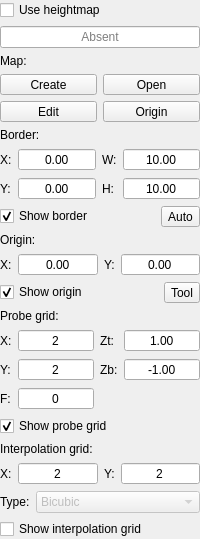
             <widget class="QWidget" name="widgetHeightMap" native="true">
              <layout class="QVBoxLayout" name="verticalLayout_15">
               <property name="leftMargin">
                <number>0</number>
               </property>
               <property name="topMargin">
                <number>0</number>
               </property>
               <property name="rightMargin">
                <number>0</number>
               </property>
               <property name="bottomMargin">
                <number>0</number>
               </property>
               <item>
                <widget class="QCheckBox" name="chkHeightMapUse">
                 <property name="text">
                  <string>Use heightmap</string>
                 </property>
                </widget>
               </item>
               <item>
                <widget class="QLineEdit" name="txtHeightMap">
                 <property name="focusPolicy">
                  <enum>Qt::NoFocus</enum>
                 </property>
                 <property name="acceptDrops">
                  <bool>false</bool>
                 </property>
                 <property name="text">
                  <string/>
                 </property>
                 <property name="alignment">
                  <set>Qt::AlignCenter</set>
                 </property>
                 <property name="readOnly">
                  <bool>true</bool>
                 </property>
                 <property name="placeholderText">
                  <string>Absent</string>
                 </property>
                </widget>
               </item>
               <item>
                <layout class="QHBoxLayout" name="horizontalLayout_22">
                 <item>
                  <widget class="QLabel" name="label_15">
                   <property name="text">
                    <string>Map:</string>
                   </property>
                  </widget>
                 </item>
                </layout>
               </item>
               <item>
                <layout class="QGridLayout" name="gridLayout_8">
                 <item row="0" column="2">
                  <widget class="StyledToolButton" name="cmdHeightMapLoad">
                   <property name="sizePolicy">
                    <sizepolicy hsizetype="Preferred" vsizetype="Fixed">
                     <horstretch>0</horstretch>
                     <verstretch>0</verstretch>
                    </sizepolicy>
                   </property>
                   <property name="text">
                    <string>Open</string>
                   </property>
                  </widget>
                 </item>
                 <item row="0" column="0">
                  <widget class="StyledToolButton" name="cmdHeightMapCreate">
                   <property name="sizePolicy">
                    <sizepolicy hsizetype="Preferred" vsizetype="Fixed">
                     <horstretch>0</horstretch>
                     <verstretch>0</verstretch>
                    </sizepolicy>
                   </property>
                   <property name="text">
                    <string>Create</string>
                   </property>
                  </widget>
                 </item>
                 <item row="1" column="0">
                  <widget class="StyledToolButton" name="cmdHeightMapMode">
                   <property name="sizePolicy">
                    <sizepolicy hsizetype="Preferred" vsizetype="Fixed">
                     <horstretch>0</horstretch>
                     <verstretch>0</verstretch>
                    </sizepolicy>
                   </property>
                   <property name="text">
                    <string>Edit</string>
                   </property>
                   <property name="checkable">
                    <bool>true</bool>
                   </property>
                  </widget>
                 </item>
                 <item row="1" column="2">
                  <widget class="StyledToolButton" name="cmdHeightMapOrigin">
                   <property name="sizePolicy">
                    <sizepolicy hsizetype="Preferred" vsizetype="Fixed">
                     <horstretch>0</horstretch>
                     <verstretch>0</verstretch>
                    </sizepolicy>
                   </property>
                   <property name="toolTip">
                    <string>Move toolhead to heightmap origin</string>
                   </property>
                   <property name="text">
                    <string>Origin</string>
                   </property>
                  </widget>
                 </item>
                </layout>
               </item>
               <item>
                <widget class="QWidget" name="widgetHeightmapSettings" native="true">
                 <layout class="QVBoxLayout" name="verticalLayout_7">
                  <property name="leftMargin">
                   <number>0</number>
                  </property>
                  <property name="topMargin">
                   <number>0</number>
                  </property>
                  <property name="rightMargin">
                   <number>0</number>
                  </property>
                  <property name="bottomMargin">
                   <number>0</number>
                  </property>
                  <item>
                   <layout class="QVBoxLayout" name="verticalLayout_18">
                    <item>
                     <widget class="QLabel" name="label_5">
                      <property name="text">
                       <string>Border:</string>
                      </property>
                     </widget>
                    </item>
                    <item>
                     <layout class="QGridLayout" name="gridLayout">
                      <item row="0" column="0">
                       <widget class="QLabel" name="label_6">
                        <property name="text">
                         <string>X:</string>
                        </property>
                       </widget>
                      </item>
                      <item row="0" column="1">
                       <widget class="QDoubleSpinBox" name="txtHeightMapBorderX">
                        <property name="sizePolicy">
                         <sizepolicy hsizetype="Expanding" vsizetype="Fixed">
                          <horstretch>0</horstretch>
                          <verstretch>0</verstretch>
                         </sizepolicy>
                        </property>
                        <property name="locale">
                         <locale language="C" country="AnyCountry"/>
                        </property>
                        <property name="alignment">
                         <set>Qt::AlignCenter</set>
                        </property>
                        <property name="buttonSymbols">
                         <enum>QAbstractSpinBox::NoButtons</enum>
                        </property>
                        <property name="minimum">
                         <double>-9999.000000000000000</double>
                        </property>
                        <property name="maximum">
                         <double>9999.000000000000000</double>
                        </property>
                       </widget>
                      </item>
                      <item row="1" column="3">
                       <widget class="QDoubleSpinBox" name="txtHeightMapBorderHeight">
                        <property name="sizePolicy">
                         <sizepolicy hsizetype="Expanding" vsizetype="Fixed">
                          <horstretch>0</horstretch>
                          <verstretch>0</verstretch>
                         </sizepolicy>
                        </property>
                        <property name="locale">
                         <locale language="C" country="AnyCountry"/>
                        </property>
                        <property name="alignment">
                         <set>Qt::AlignCenter</set>
                        </property>
                        <property name="buttonSymbols">
                         <enum>QAbstractSpinBox::NoButtons</enum>
                        </property>
                        <property name="minimum">
                         <double>-9999.000000000000000</double>
                        </property>
                        <property name="maximum">
                         <double>9999.000000000000000</double>
                        </property>
                        <property name="value">
                         <double>10.000000000000000</double>
                        </property>
                       </widget>
                      </item>
                      <item row="1" column="2">
                       <widget class="QLabel" name="label_9">
                        <property name="text">
                         <string>H:</string>
                        </property>
                       </widget>
                      </item>
                      <item row="1" column="1">
                       <widget class="QDoubleSpinBox" name="txtHeightMapBorderY">
                        <property name="sizePolicy">
                         <sizepolicy hsizetype="Expanding" vsizetype="Fixed">
                          <horstretch>0</horstretch>
                          <verstretch>0</verstretch>
                         </sizepolicy>
                        </property>
                        <property name="locale">
                         <locale language="C" country="AnyCountry"/>
                        </property>
                        <property name="alignment">
                         <set>Qt::AlignCenter</set>
                        </property>
                        <property name="buttonSymbols">
                         <enum>QAbstractSpinBox::NoButtons</enum>
                        </property>
                        <property name="minimum">
                         <double>-9999.000000000000000</double>
                        </property>
                        <property name="maximum">
                         <double>9999.000000000000000</double>
                        </property>
                       </widget>
                      </item>
                      <item row="1" column="0">
                       <widget class="QLabel" name="label_7">
                        <property name="text">
                         <string>Y:</string>
                        </property>
                       </widget>
                      </item>
                      <item row="0" column="2">
                       <widget class="QLabel" name="label_8">
                        <property name="text">
                         <string>W:</string>
                        </property>
                       </widget>
                      </item>
                      <item row="0" column="3">
                       <widget class="QDoubleSpinBox" name="txtHeightMapBorderWidth">
                        <property name="sizePolicy">
                         <sizepolicy hsizetype="Expanding" vsizetype="Fixed">
                          <horstretch>0</horstretch>
                          <verstretch>0</verstretch>
                         </sizepolicy>
                        </property>
                        <property name="locale">
                         <locale language="C" country="AnyCountry"/>
                        </property>
                        <property name="alignment">
                         <set>Qt::AlignCenter</set>
                        </property>
                        <property name="buttonSymbols">
                         <enum>QAbstractSpinBox::NoButtons</enum>
                        </property>
                        <property name="minimum">
                         <double>-9999.000000000000000</double>
                        </property>
                        <property name="maximum">
                         <double>9999.000000000000000</double>
                        </property>
                        <property name="value">
                         <double>10.000000000000000</double>
                        </property>
                       </widget>
                      </item>
                     </layout>
                    </item>
                    <item>
                     <layout class="QHBoxLayout" name="horizontalLayout_18">
                      <item>
                       <widget class="QCheckBox" name="chkHeightMapBorderShow">
                        <property name="text">
                         <string>Show border</string>
                        </property>
                        <property name="checked">
                         <bool>true</bool>
                        </property>
                       </widget>
                      </item>
                      <item>
                       <widget class="StyledToolButton" name="cmdHeightMapBorderAuto">
                        <property name="minimumSize">
                         <size>
                          <width>0</width>
                          <height>0</height>
                         </size>
                        </property>
                        <property name="text">
                         <string>Auto</string>
                        </property>
                       </widget>
                      </item>
                     </layout>
                    </item>
                   </layout>
                  </item>
                  <item>
                   <layout class="QVBoxLayout" name="verticalLayout_30">
                    <item>
                     <widget class="QLabel" name="label_27">
                      <property name="text">
                       <string>Origin:</string>
                      </property>
                     </widget>
                    </item>
                    <item>
                     <layout class="QGridLayout" name="gridLayout_7">
                      <item row="0" column="2">
                       <widget class="QLabel" name="label_31">
                        <property name="text">
                         <string>Y:</string>
                        </property>
                       </widget>
                      </item>
                      <item row="0" column="1">
                       <widget class="QDoubleSpinBox" name="txtHeightMapOriginX">
                        <property name="sizePolicy">
                         <sizepolicy hsizetype="Expanding" vsizetype="Fixed">
                          <horstretch>0</horstretch>
                          <verstretch>0</verstretch>
                         </sizepolicy>
                        </property>
                        <property name="locale">
                         <locale language="C" country="AnyCountry"/>
                        </property>
                        <property name="alignment">
                         <set>Qt::AlignCenter</set>
                        </property>
                        <property name="buttonSymbols">
                         <enum>QAbstractSpinBox::NoButtons</enum>
                        </property>
                        <property name="minimum">
                         <double>-9999.000000000000000</double>
                        </property>
                        <property name="maximum">
                         <double>9999.000000000000000</double>
                        </property>
                       </widget>
                      </item>
                      <item row="0" column="0">
                       <widget class="QLabel" name="label_28">
                        <property name="text">
                         <string>X:</string>
                        </property>
                       </widget>
                      </item>
                      <item row="0" column="3">
                       <widget class="QDoubleSpinBox" name="txtHeightMapOriginY">
                        <property name="sizePolicy">
                         <sizepolicy hsizetype="Expanding" vsizetype="Fixed">
                          <horstretch>0</horstretch>
                          <verstretch>0</verstretch>
                         </sizepolicy>
                        </property>
                        <property name="locale">
                         <locale language="C" country="AnyCountry"/>
                        </property>
                        <property name="alignment">
                         <set>Qt::AlignCenter</set>
                        </property>
                        <property name="buttonSymbols">
                         <enum>QAbstractSpinBox::NoButtons</enum>
                        </property>
                        <property name="minimum">
                         <double>-9999.000000000000000</double>
                        </property>
                        <property name="maximum">
                         <double>9999.000000000000000</double>
                        </property>
                       </widget>
                      </item>
                     </layout>
                    </item>
                   </layout>
                  </item>
                  <item>
                   <layout class="QHBoxLayout" name="horizontalLayout_20">
                    <item>
                     <widget class="QCheckBox" name="chkHeightMapOriginShow">
                      <property name="text">
                       <string>Show origin</string>
                      </property>
                      <property name="checked">
                       <bool>true</bool>
                      </property>
                     </widget>
                    </item>
                    <item>
                     <widget class="StyledToolButton" name="cmdHeightMapOriginTool">
                      <property name="minimumSize">
                       <size>
                        <width>0</width>
                        <height>0</height>
                       </size>
                      </property>
                      <property name="toolTip">
                       <string>Use current toolhead position</string>
                      </property>
                      <property name="text">
                       <string>Tool</string>
                      </property>
                     </widget>
                    </item>
                   </layout>
                  </item>
                  <item>
                   <layout class="QVBoxLayout" name="verticalLayout_19">
                    <item>
                     <widget class="QLabel" name="label_10">
                      <property name="text">
                       <string>Probe grid:</string>
                      </property>
                     </widget>
                    </item>
                    <item>
                     <layout class="QGridLayout" name="gridLayout_4">
                      <item row="0" column="3">
                       <widget class="QLabel" name="label_14">
                        <property name="text">
                         <string>Zt:</string>
                        </property>
                       </widget>
                      </item>
                      <item row="0" column="0">
                       <widget class="QLabel" name="label_12">
                        <property name="text">
                         <string>X:</string>
                        </property>
                       </widget>
                      </item>
                      <item row="0" column="1">
                       <widget class="QDoubleSpinBox" name="txtHeightMapGridX">
                        <property name="sizePolicy">
                         <sizepolicy hsizetype="Expanding" vsizetype="Fixed">
                          <horstretch>0</horstretch>
                          <verstretch>0</verstretch>
                         </sizepolicy>
                        </property>
                        <property name="locale">
                         <locale language="C" country="AnyCountry"/>
                        </property>
                        <property name="alignment">
                         <set>Qt::AlignCenter</set>
                        </property>
                        <property name="buttonSymbols">
                         <enum>QAbstractSpinBox::NoButtons</enum>
                        </property>
                        <property name="decimals">
                         <number>0</number>
                        </property>
                        <property name="minimum">
                         <double>2.000000000000000</double>
                        </property>
                        <property name="maximum">
                         <double>1000.000000000000000</double>
                        </property>
                        <property name="value">
                         <double>2.000000000000000</double>
                        </property>
                       </widget>
                      </item>
                      <item row="1" column="5">
                       <widget class="QDoubleSpinBox" name="txtHeightMapGridZBottom">
                        <property name="sizePolicy">
                         <sizepolicy hsizetype="Expanding" vsizetype="Fixed">
                          <horstretch>0</horstretch>
                          <verstretch>0</verstretch>
                         </sizepolicy>
                        </property>
                        <property name="locale">
                         <locale language="C" country="AnyCountry"/>
                        </property>
                        <property name="alignment">
                         <set>Qt::AlignCenter</set>
                        </property>
                        <property name="buttonSymbols">
                         <enum>QAbstractSpinBox::NoButtons</enum>
                        </property>
                        <property name="minimum">
                         <double>-999.000000000000000</double>
                        </property>
                        <property name="maximum">
                         <double>999.000000000000000</double>
                        </property>
                        <property name="value">
                         <double>-1.000000000000000</double>
                        </property>
                       </widget>
                      </item>
                      <item row="0" column="5">
                       <widget class="QDoubleSpinBox" name="txtHeightMapGridZTop">
                        <property name="sizePolicy">
                         <sizepolicy hsizetype="Expanding" vsizetype="Fixed">
                          <horstretch>0</horstretch>
                          <verstretch>0</verstretch>
                         </sizepolicy>
                        </property>
                        <property name="locale">
                         <locale language="C" country="AnyCountry"/>
                        </property>
                        <property name="alignment">
                         <set>Qt::AlignCenter</set>
                        </property>
                        <property name="buttonSymbols">
                         <enum>QAbstractSpinBox::NoButtons</enum>
                        </property>
                        <property name="minimum">
                         <double>-999.000000000000000</double>
                        </property>
                        <property name="maximum">
                         <double>999.000000000000000</double>
                        </property>
                        <property name="value">
                         <double>1.000000000000000</double>
                        </property>
                       </widget>
                      </item>
                      <item row="1" column="0">
                       <widget class="QLabel" name="label_13">
                        <property name="text">
                         <string>Y:</string>
                        </property>
                       </widget>
                      </item>
                      <item row="1" column="3">
                       <widget class="QLabel" name="label_11">
                        <property name="text">
                         <string>Zb:</string>
                        </property>
                       </widget>
                      </item>
                      <item row="1" column="1">
                       <widget class="QDoubleSpinBox" name="txtHeightMapGridY">
                        <property name="sizePolicy">
                         <sizepolicy hsizetype="Expanding" vsizetype="Fixed">
                          <horstretch>0</horstretch>
                          <verstretch>0</verstretch>
                         </sizepolicy>
                        </property>
                        <property name="locale">
                         <locale language="C" country="AnyCountry"/>
                        </property>
                        <property name="alignment">
                         <set>Qt::AlignCenter</set>
                        </property>
                        <property name="buttonSymbols">
                         <enum>QAbstractSpinBox::NoButtons</enum>
                        </property>
                        <property name="decimals">
                         <number>0</number>
                        </property>
                        <property name="minimum">
                         <double>2.000000000000000</double>
                        </property>
                        <property name="maximum">
                         <double>1000.000000000000000</double>
                        </property>
                        <property name="value">
                         <double>2.000000000000000</double>
                        </property>
                       </widget>
                      </item>
                      <item row="2" column="0">
                       <widget class="QLabel" name="label_21">
                        <property name="text">
                         <string>F:</string>
                        </property>
                       </widget>
                      </item>
                      <item row="2" column="1">
                       <widget class="QDoubleSpinBox" name="txtHeightMapProbeFeed">
                        <property name="sizePolicy">
                         <sizepolicy hsizetype="Expanding" vsizetype="Fixed">
                          <horstretch>0</horstretch>
                          <verstretch>0</verstretch>
                         </sizepolicy>
                        </property>
                        <property name="locale">
                         <locale language="C" country="AnyCountry"/>
                        </property>
                        <property name="alignment">
                         <set>Qt::AlignCenter</set>
                        </property>
                        <property name="buttonSymbols">
                         <enum>QAbstractSpinBox::NoButtons</enum>
                        </property>
                        <property name="decimals">
                         <number>0</number>
                        </property>
                        <property name="minimum">
                         <double>0.000000000000000</double>
                        </property>
                        <property name="maximum">
                         <double>9999.000000000000000</double>
                        </property>
                        <property name="value">
                         <double>0.000000000000000</double>
                        </property>
                       </widget>
                      </item>
                     </layout>
                    </item>
                    <item>
                     <layout class="QHBoxLayout" name="horizontalLayout_19">
                      <item>
                       <widget class="QCheckBox" name="chkHeightMapGridShow">
                        <property name="text">
                         <string>Show probe grid</string>
                        </property>
                        <property name="checked">
                         <bool>true</bool>
                        </property>
                       </widget>
                      </item>
                      <item>
                       <spacer name="horizontalSpacer_6">
                        <property name="orientation">
                         <enum>Qt::Horizontal</enum>
                        </property>
                        <property name="sizeHint" stdset="0">
                         <size>
                          <width>40</width>
                          <height>1</height>
                         </size>
                        </property>
                       </spacer>
                      </item>
                     </layout>
                    </item>
                   </layout>
                  </item>
                  <item>
                   <layout class="QVBoxLayout" name="verticalLayout_20">
                    <item>
                     <widget class="QLabel" name="label_16">
                      <property name="text">
                       <string>Interpolation grid:</string>
                      </property>
                     </widget>
                    </item>
                    <item>
                     <layout class="QGridLayout" name="gridLayout_6">
                      <item row="1" column="2">
                       <widget class="QLabel" name="label_19">
                        <property name="text">
                         <string>Y:</string>
                        </property>
                       </widget>
                      </item>
                      <item row="1" column="0">
                       <widget class="QLabel" name="label_18">
                        <property name="text">
                         <string>X:</string>
                        </property>
                       </widget>
                      </item>
                      <item row="1" column="1">
                       <widget class="QDoubleSpinBox" name="txtHeightMapInterpolationStepX">
                        <property name="sizePolicy">
                         <sizepolicy hsizetype="Expanding" vsizetype="Fixed">
                          <horstretch>0</horstretch>
                          <verstretch>0</verstretch>
                         </sizepolicy>
                        </property>
                        <property name="locale">
                         <locale language="C" country="AnyCountry"/>
                        </property>
                        <property name="alignment">
                         <set>Qt::AlignCenter</set>
                        </property>
                        <property name="buttonSymbols">
                         <enum>QAbstractSpinBox::NoButtons</enum>
                        </property>
                        <property name="decimals">
                         <number>0</number>
                        </property>
                        <property name="minimum">
                         <double>2.000000000000000</double>
                        </property>
                        <property name="maximum">
                         <double>1000.000000000000000</double>
                        </property>
                        <property name="value">
                         <double>2.000000000000000</double>
                        </property>
                       </widget>
                      </item>
                      <item row="1" column="3">
                       <widget class="QDoubleSpinBox" name="txtHeightMapInterpolationStepY">
                        <property name="sizePolicy">
                         <sizepolicy hsizetype="Expanding" vsizetype="Fixed">
                          <horstretch>0</horstretch>
                          <verstretch>0</verstretch>
                         </sizepolicy>
                        </property>
                        <property name="locale">
                         <locale language="C" country="AnyCountry"/>
                        </property>
                        <property name="alignment">
                         <set>Qt::AlignCenter</set>
                        </property>
                        <property name="buttonSymbols">
                         <enum>QAbstractSpinBox::NoButtons</enum>
                        </property>
                        <property name="decimals">
                         <number>0</number>
                        </property>
                        <property name="minimum">
                         <double>2.000000000000000</double>
                        </property>
                        <property name="maximum">
                         <double>1000.000000000000000</double>
                        </property>
                        <property name="value">
                         <double>2.000000000000000</double>
                        </property>
                       </widget>
                      </item>
                     </layout>
                    </item>
                    <item>
                     <layout class="QHBoxLayout" name="horizontalLayout_23" stretch="0,0">
                      <item>
                       <widget class="QLabel" name="lblHeightMapInterpolationType">
                        <property name="text">
                         <string>Type:</string>
                        </property>
                       </widget>
                      </item>
                      <item>
                       <widget class="QComboBox" name="cboHeightMapInterpolationType">
                        <property name="enabled">
                         <bool>false</bool>
                        </property>
                        <property name="sizePolicy">
                         <sizepolicy hsizetype="Expanding" vsizetype="Fixed">
                          <horstretch>0</horstretch>
                          <verstretch>0</verstretch>
                         </sizepolicy>
                        </property>
                        <item>
                         <property name="text">
                          <string>Bicubic</string>
                         </property>
                        </item>
                       </widget>
                      </item>
                     </layout>
                    </item>
                    <item>
                     <layout class="QHBoxLayout" name="horizontalLayout_24">
                      <item>
                       <widget class="QCheckBox" name="chkHeightMapInterpolationShow">
                        <property name="text">
                         <string>Show interpolation grid</string>
                        </property>
                       </widget>
                      </item>
                      <item>
                       <spacer name="horizontalSpacer_8">
                        <property name="orientation">
                         <enum>Qt::Horizontal</enum>
                        </property>
                        <property name="sizeHint" stdset="0">
                         <size>
                          <width>40</width>
                          <height>1</height>
                         </size>
                        </property>
                       </spacer>
                      </item>
                     </layout>
                    </item>
                   </layout>
                  </item>
                 </layout>
                </widget>
               </item>
              </layout>
             </widget>
